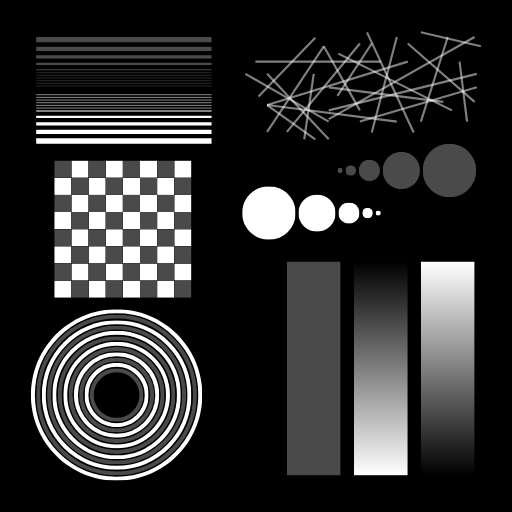
#> input picture source_images/Synthetic512.png, 512 x 512 px, found by its file name
$ jupyter execute --allow-errors denoising.ipynb
#> lines starting #> are read from the running program, lines starting #| are printed output that depends on the picture; after the words box and inside, x2 and y2 are one past the last pixel; in counts of white or black regions, pixels touching at a corner belong together
### modules/optics.py
import numpy as np
import matplotlib.pyplot as plt

# [7 lines left out: function grating, not called in this run]

def normalize(x):
    return (x - np.min(x)) / (np.max(x) - np.min(x))

# [43 lines left out: function fourier_downsample, not called in this run]

def gaussian_psf(size):
    # Calculate sigma based on the size (use size / 6 as a reasonable choice for sigma)
    sigma = size / 6

    # Create coordinate grid centered around 0
    x = np.arange(-(size // 2), size // 2 + 1)
    y = np.arange(-(size // 2), size // 2 + 1)
    X, Y = np.meshgrid(x, y)

    # Calculate Gaussian PSF
    psf = np.exp(-(X**2 + Y**2) / (2 * sigma**2))
    psf /= np.sum(psf)  # Normalize so that the sum is 1

    return psf

# [100 lines left out: functions incoherent_psf, otf_coherent, not called in this run]


def otf_incoherent(images, NA=1.2, wavelength=500, pixelsize=100, show_spectrum=False, compare_analytic=False):
    """
    Computes the Optical Transfer Function (OTF) for an incoherent imaging system
    and applies it as a low-pass filter to the given images in the Fourier domain.

    Parameters:
        images (numpy array): Single image (H, W) or batch of images (N, H, W).
        NA (float): Numerical Aperture of the system.
        wavelength (float): Wavelength of the light in nanometers.
        show_spectrum (bool): If True, displays the filtered spectrum.

    Returns:
        numpy array: The filtered images.
    """
    data_type = images.dtype
    # Ensure input is at least 3D (N, H, W) for batch processing
    single_image = False
    if images.ndim == 2:
        images = images[np.newaxis, ...]  # Convert (H, W) to (1, H, W)
        single_image = True

    N, H, W = images.shape
    k0 = 2 * np.pi / wavelength
    cutoff = NA * k0  # in radians/nanometer

    # Generate spatial frequency grids in radians/nanometer
    kx = np.fft.fftshift(np.fft.fftfreq(W, d=pixelsize)) * 2 * np.pi
    ky = np.fft.fftshift(np.fft.fftfreq(H, d=pixelsize)) * 2 * np.pi
    KX, KY = np.meshgrid(kx, ky)
    K_squared = KX**2 + KY**2

    # Coherent Transfer Function (binary circular mask)
    CTF = np.zeros_like(K_squared)
    CTF[K_squared <= cutoff**2] = 1

    # Incoherent Transfer Function (OTF)
    cpsf = np.fft.ifft2(np.fft.ifftshift(CTF))
    ipsf = np.abs(cpsf)**2  # Square of the amplitude of the coherent PSF
    OTF = np.abs(np.fft.fftshift(np.fft.fft2(ipsf)))  # Fourier transform of the incoherent PSF
    OTF = OTF / np.max(OTF)  # Normalize

    if compare_analytic:
        f = np.sqrt(K_squared) / (2 * np.pi)  # Convert rad/nm → cyc/nm
        fc = 2*NA / wavelength  # Proper analytic cutoff in cyc/nm

        analytic_otf = np.zeros_like(f)
        mask = f <= fc
        analytic_otf[mask] = (2 / np.pi) * (np.arccos(f[mask] / fc) - (f[mask] / fc) * np.sqrt(1 - (f[mask] / fc)**2))
        analytic_otf = normalize(analytic_otf)

        plt.figure(figsize=(12, 5))
        plt.subplot(1, 2, 1)
        plt.imshow(OTF, cmap='viridis'); plt.title('Numerical OTF')
        plt.colorbar()
        plt.subplot(1, 2, 2)
        plt.imshow(analytic_otf, cmap='viridis'); plt.title('Analytic OTF')
        plt.colorbar()
        plt.suptitle("OTF Comparison (cyc/nm)")
        plt.tight_layout()

        plt.figure()
        plt.plot(kx, OTF[512, :].T, label='Numerical OTF', color='yellow', alpha=0.5)
        # plt.plot(kx, analytic_otf[512, :].T, label='Analytic OTF', color='green', alpha=0.5)
        plt.title('OTF Comparison (1D)')
        plt.xlabel('kx (rad/nm)')
        plt.ylabel('OTF')
        plt.legend()
        plt.tight_layout()

    output_images = np.zeros_like(images, dtype=data_type)
    for i in range(N):
        intensity = images[i]
        fft_intensity = np.fft.fftshift(np.fft.fft2(intensity))  # Compute FFT and shift zero frequency to center

        fft_filtered = fft_intensity * OTF  # Apply OTF
        intensity_filtered = np.abs(np.fft.ifft2(np.fft.ifftshift(fft_filtered)))  # Compute inverse FFT

        # Show filtered spectrum
        if show_spectrum:
            plt.figure()
            plt.imshow(np.log(np.abs(fft_filtered) + 1), extent=[kx[0], kx[-1], ky[0], ky[-1]], cmap='gray')
            plt.title('Filtered Spectrum (log scale)')
            plt.xlabel('kx (rad/nm)')
            plt.ylabel('ky (rad/nm)')
            plt.colorbar()
            plt.tight_layout()
            # plt.show()

        # print(np.imag(filtered_intensity).min(), np.imag(filtered_intensity).max(), np.imag(filtered_intensity).mean())

        output_images[i] = normalize(intensity_filtered)  # Normalize

    return output_images[0] if single_image else output_images

# [146 lines left out: functions display_fourier, frc, radial_profile, compute_true_frc, find_cutoff, frc_map and 2 more, not called in this run]

### OLD CODE ###

'''
def square_lowpass(input_image, factor):
    ft = np.fft.fft2(input_image)
    ft = np.fft.fftshift(ft)
    # plt.figure(figsize=(10, 5))
    # plt.subplot(1, 2, 1)
    # plt.imshow(np.log(np.abs(ft)))
    m, n = ft.shape
    ft = ft[(factor-1)*m//(2*factor):(factor+1)*m//(2*factor),
            (factor-1)*n//(2*factor):(factor+1)*n//(2*factor)]
    # plt.subplot(1, 2, 2)
    # plt.imshow(np.log(np.abs(ft)))
    # plt.show()
    ft = np.fft.ifftshift(ft)
    reconstruct = np.fft.ifft2(ft)  # Inverse FFT
    reconstruct = np.real(reconstruct)
    print(reconstruct.shape, reconstruct.min(), reconstruct.max())
    reconstruct = normalize(reconstruct)
    return reconstruct

def circle_lowpass(images, r):
    """
    Applies a low-pass circular filter in the Fourier domain, crops the result,
    and returns the inverse FFT of the cropped image.

    Parameters:
        images (numpy array): Single image (H, W) or batch of images (N, H, W).
        r (int): Radius of the low-pass filter.

    Returns:
        numpy array: The filtered and cropped images.
    """
    # Ensure input is at least 3D (N, H, W) for batch processing
    single_image = False
    if images.ndim == 2:
        images = images[np.newaxis, ...]  # Convert (H, W) to (1, H, W)
        single_image = True

    N, H, W = images.shape
    H_new, W_new = H // 2, W // 2  # Crop dimensions

    # Prepare output array
    output_images = np.zeros((N, H_new, W_new))

    # Generate circular low-pass filter mask
    y, x = np.ogrid[:H, :W]
    center = (H // 2, W // 2)
    mask = (x - center[1])**2 + (y - center[0])**2 <= r**2

    for i in range(N):
        img = images[i]

        # Compute FFT
        fft_img = np.fft.fftshift(np.fft.fft2(img))  # Shift zero frequency to center

        # Apply circular low-pass filter
        fft_filtered = fft_img * mask

        # Crop to half the size
        fft_cropped = fft_filtered[H_new//2:3*H_new//2, W_new//2:3*W_new//2]

        # Compute inverse FFT
        filtered_image = np.fft.ifft2(np.fft.ifftshift(fft_cropped))
        filtered_image = np.real(filtered_image)

        print(filtered_image.min(), filtered_image.max(), filtered_image.mean())

        # Normalize the filtered image
        output_images[i] = normalize(filtered_image)

    return output_images[0] if single_image else output_images
'''

### modules/noise.py
import numpy as np

def ensure_batch(images):
    return images[None, ...] if images.ndim == 2 else images

def gauss_noise(images, snr=10, seed=2025):
    rng = np.random.default_rng(seed)  # For reproducibility
    noisy_images = []
    msnr = []

    images = ensure_batch(images)  # Add batch dim

    for image in images:
        signal_power = np.mean(image ** 2)
        noise_power = signal_power / snr
        # print(f'{np.sqrt(noise_power):.5f}')
        noise = rng.normal(0, np.sqrt(noise_power), image.shape)
        raw_noisy = image + noise
        noisy_image = np.clip(raw_noisy, 0, 1).astype(np.float32)
        noisy_images.append(noisy_image)

        msnr.append(signal_power / np.mean((raw_noisy - image)**2)) # SNR before clipping
        # print('Measured gaussian SNR: ', msnr[-1])

    if len(noisy_images) == 1:
        return noisy_images[0], msnr[0]
    else:
        return np.stack(noisy_images), np.array(msnr)


def poisson_noise(images, scale_factor=100 , seed=2025):
    rng = np.random.default_rng(seed)  # For reproducibility
    noisy_images = []
    msnr = []

    images = ensure_batch(images)  # Add batch dim

    for image in images:
        scaled = image * scale_factor
        raw_noisy = rng.poisson(scaled) / scale_factor
        noisy_image = np.clip(raw_noisy, 0, 1).astype(np.float32)
        noisy_images.append(noisy_image)

        signal_power = np.mean(image ** 2)
        msnr.append(signal_power / np.mean((raw_noisy - image)**2)) # SNR before clipping
        # print('Measured gaussian SNR: ', msnr[-1])

    if len(noisy_images) == 1:
        return noisy_images[0], msnr[0]
    else:
        return np.stack(noisy_images), np.array(msnr)

def salt_pepper_noise(images, snr=10, seed=2025):
    rng = np.random.default_rng(seed)  # For reproducibility
    noisy_images = []
    msnr = []

    images = ensure_batch(images)  # Add batch dim

    for image in images:
        signal_power = np.mean(image ** 2)
        mu = np.mean(image)
        noise_per_pixel = signal_power - mu + 0.5
        density = min(1.0, signal_power / (snr * noise_per_pixel + 1e-8)) # lower density = higher SNR

        noisy_image = image.copy()
        num_pixels = image.size
        num_salt = int(density * num_pixels / 2)
        num_pepper = int(density * num_pixels / 2)

        # Generate random pixel indices
        salt_coords = tuple(rng.integers(0, dim, num_salt) for dim in image.shape)
        pepper_coords = tuple(rng.integers(0, dim, num_pepper) for dim in image.shape)

        noisy_image[salt_coords] = 1  # Salt noise (white)
        noisy_image[pepper_coords] = 0  # Pepper noise (black)

        noisy_images.append(noisy_image.astype(np.float32))
        msnr.append(signal_power / np.mean((noisy_image - image)**2))
        # print('Measured gaussian SNR: ', msnr[-1])

    if len(noisy_images) == 1:
        return noisy_images[0], msnr[0]
    else:
        return np.stack(noisy_images), np.array(msnr)

def mix_noise(images, snr=10, seed=2025):
    noisy_images = []
    msnr = []

    images = ensure_batch(images)  # Add batch dim

    gauss_snr = 3*snr
    poisson_scale = 6*snr
    sp_snr = 3*snr

    for image in images:
        p, _ = poisson_noise(image, scale_factor=poisson_scale, seed=seed)
        g, _ = gauss_noise(p, gauss_snr, seed=seed)
        s, _ = salt_pepper_noise(g, sp_snr, seed=seed)
        noisy_images.append(s.astype(np.float32))

        signal_power = np.mean(image ** 2)
        msnr.append(signal_power / np.mean((s - image)**2))
        # print('Measured gaussian SNR: ', msnr[-1])

    if len(noisy_images) == 1:
        return noisy_images[0], msnr[0]
    else:
        return np.stack(noisy_images), np.array(msnr)

### denoising.ipynb
[cell 1]
import numpy as np
import pandas as pd
import matplotlib.pyplot as plt
import skimage as ski
import bm3d
import os
import importlib
import modules.optics as op
from modules.noise import gauss_noise, poisson_noise, salt_pepper_noise, mix_noise

[cell 2]
plt.set_cmap('gray')

synthetic = ski.img_as_float(ski.color.rgb2gray(ski.io.imread('source_images\Synthetic512.png')))

# synthetic_circles = ski.transform.resize(ski.color.rgb2gray(ski.io.imread('source_images\Synthetic_circles.png')[:, :, :3]), (512, 512), anti_aliasing=True)
# print(synthetic_circles.shape, synthetic_circles.min(), synthetic_circles.max())
# synthetic = synthetic_circles

synthetic256 = op.otf_incoherent(synthetic, NA=1.2, wavelength=680, pixelsize=100)
#> the loop in otf_incoherent, `for i in range(N):` made 1 pass
#> pass 1, in otf_incoherent, `intensity_filtered = np.abs(np.fft.ifft2(np.fft.ifftshift(fft_filtered..`:
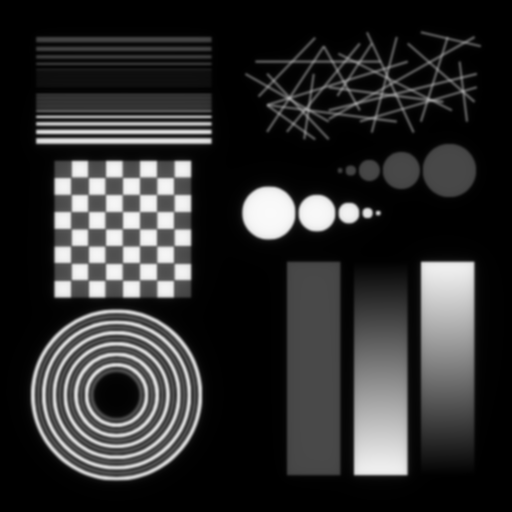
#> intensity_filtered: shape (512, 512) float64; min 0.00126, max 0.981, mean 0.185
fig, ax = plt.subplots(1, 2, figsize=(10, 5))
ax[0].imshow(synthetic)
ax[0].set_title("Original")
ax[0].axis('off')
ax[1].imshow(synthetic256)
ax[1].set_title("Widefield")
ax[1].axis('off')
plt.show()
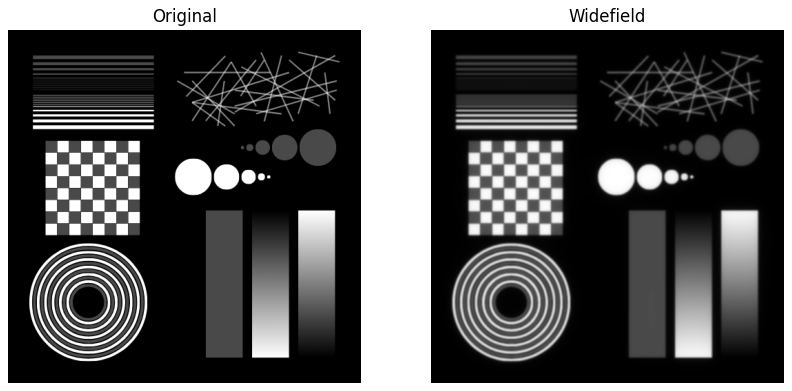
#> figure drawn by matplotlib, 2 panels

#> (a cell that did not finish here is left out)

[cell 4]
# Adding structured illumination
synthetic_grated = np.zeros((9, synthetic.shape[0], synthetic.shape[1]))

#> (the rest of this cell did not finish here and is left out)

[cell 5]
# Add noise to the images
percentage = 0.1
folder_path = 'output_images/simple_circles'
synthetic_grated_gaussian = gauss_noise(synthetic_grated, percentage)
#> the loop in gauss_noise, `for image in images:` made 9 passes
#> after the loop in gauss_noise, `for image in images:`: msnr = [nan, nan, nan, nan, nan, nan, nan, nan, nan]; noisy_images = 9 items
synthetic_grated_poisson = poisson_noise(synthetic_grated, percentage)
#> the loop in poisson_noise, `for image in images:` made 9 passes
#> after the loop in poisson_noise, `for image in images:`: msnr = [nan, nan, nan, nan, nan, nan, nan, nan, nan]; noisy_images = 9 items
synthetic_grated_saltpepper = salt_pepper_noise(synthetic_grated, percentage)
#> the loop in salt_pepper_noise, `for image in images:` made 9 passes
#> after the loop in salt_pepper_noise, `for image in images:`: msnr = [nan, nan, nan, nan, nan, nan, nan, nan, nan]; noisy_images = 9 items
synthetic_grated_mix = mix_noise(synthetic_grated, percentage)
#> the loop in mix_noise, `for image in images:` made 9 passes
#> after the loop in mix_noise, `for image in images:`: msnr = [nan, nan, nan, nan, nan, nan, nan, nan, nan]; noisy_images = 9 items

# Apply low-pass filter
#> (the rest of this cell did not finish here and is left out)

synthetic_grated_poisson_256 = op.otf_incoherent(synthetic_grated_poisson, NA=1.2, wavelength=600, pixelsize=100)
synthetic_grated_saltpepper_256 = op.otf_incoherent(synthetic_grated_saltpepper, NA=1.2, wavelength=600, pixelsize=100)
synthetic_grated_mix_256 = op.otf_incoherent(synthetic_grated_mix, NA=1.2, wavelength=600, pixelsize=100)

#> (a cell that did not finish here is left out)

[cell 7]
synthetic_grated_256 = op.otf_incoherent(synthetic_grated) # Ground truth
#> call 3 of otf_incoherent, with images = array of shape (9, 512, 512), NA = 1.2, wavelength = 500, pixelsize = 100, show_spectrum = False, compare_analytic = False
#> in otf_incoherent (call 3), `k0 = 2 * np.pi / wavelength`: k0 = 0.0126
#> in otf_incoherent (call 3), `cutoff = NA * k0`: cutoff = 0.0151
#> in otf_incoherent (call 3), `KX, KY = np.meshgrid(kx, ky)`:
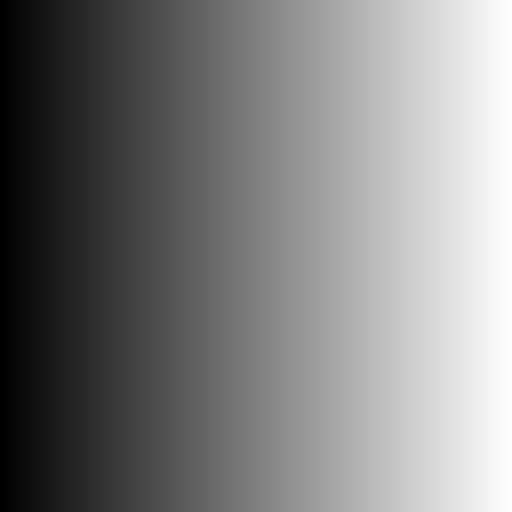
#> KX: shape (512, 512) float64; min -0.0314, max 0.0313, mean -6.14e-05; drawn with min black and max white
#> in otf_incoherent (call 3), `KX, KY = np.meshgrid(kx, ky)`:
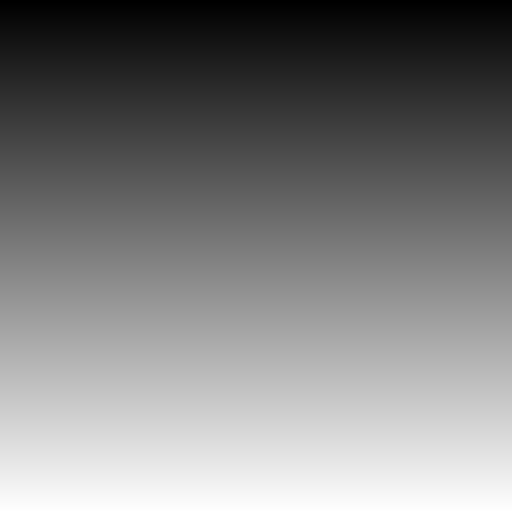
#> KY: shape (512, 512) float64; min -0.0314, max 0.0313, mean -6.14e-05; drawn with min black and max white
#> in otf_incoherent (call 3), `K_squared = KX**2 + KY**2`:
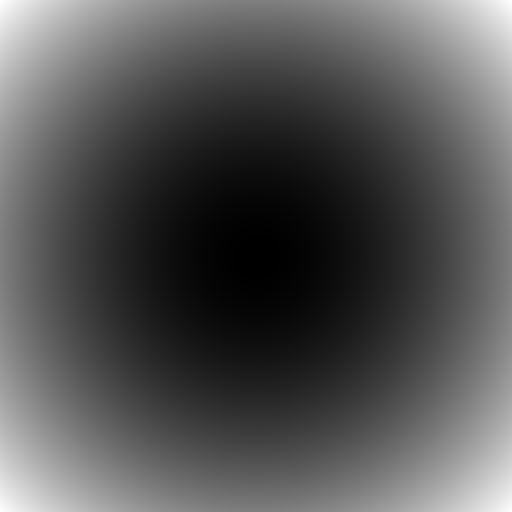
#> K_squared: shape (512, 512) float64; min 0, max 0.00197, mean 0.000658; drawn with min black and max white
#> in otf_incoherent (call 3), `CTF[K_squared <= cutoff**2] = 1`:
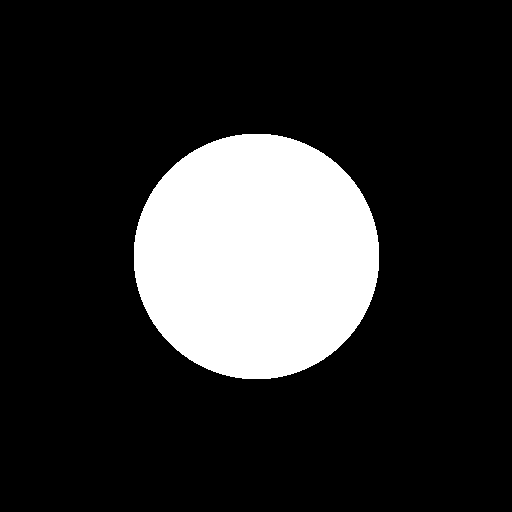
#> CTF: shape (512, 512) float64; values 0 (black) and 1 (white), 18.1% white; 1 white region, box (x1, y1, x2, y2) and area: (134, 134, 379, 379) 47409
#> in otf_incoherent (call 3), `OTF = np.abs(np.fft.fftshift(np.fft.fft2(ipsf)))`:
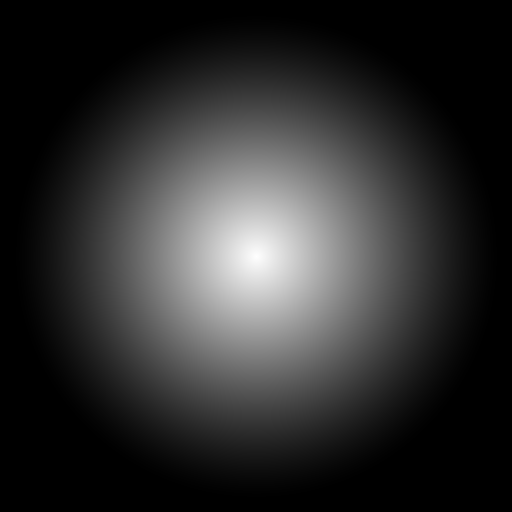
#> OTF: shape (512, 512) float64; min 0, max 0.181, mean 0.0327; drawn with min black and max white
#> (the rest of this cell did not finish here and is left out)

[cell 8]
# Wiener filter
psf = op.gaussian_psf(3)
#> in gaussian_psf, `x = np.arange(-(size // 2), size // 2 + 1)`: x = [-1, 0, 1]
#> in gaussian_psf, `X, Y = np.meshgrid(x, y)`: X = [[-1, 0, 1], [-1, 0, 1], [-1, 0, 1]]; Y = [[-1, -1, -1], [0, 0, 0], [1, 1, 1]]
#> in gaussian_psf, `psf = np.exp(-(X**2 + Y**2) / (2 * sigma**2))`: psf = [[0.0183, 0.135, 0.0183], [0.135, 1, 0.135], [0.0183, 0.135, 0.0183]]
#> in gaussian_psf, `psf /= np.sum(psf)`: psf = [[0.0113, 0.0838, 0.0113], [0.0838, 0.619, 0.0838], [0.0113, 0.0838, 0.0113]]
wiener_synthetic_grated_256 = np.zeros((9, 256, 256))

balance = 0.00001 # 1% 0.0001

#> (the rest of this cell did not finish here and is left out)

[cell 9]
# Total variation filter
tv_synthetic_grated_256 = np.zeros((9, 256, 256))

weight = 0.00001 # 1% 0.0002
#> (the rest of this cell did not finish here and is left out)

[cell 10]
# BM3D filter
bm3d_synthetic_grated_256 = np.zeros((9, 256, 256))
sigma_psd = 0.01 # 1% 0.001
#> (the rest of this cell did not finish here and is left out)

[cell 11]
# Richardson-Lucy filter
rl_synthetic_grated_256 = np.zeros((9, 256, 256))
psf = op.gaussian_psf(3)


#> (the rest of this cell did not finish here and is left out)

#> (a cell that did not finish here is left out)

[cell 13]
# double filtering
# Wiener + RL filter
wiener_rl_synthetic_grated_256 = np.zeros((9, 256, 256))
psf = op.gaussian_psf(3)


for i in range(9):
    wiener_rl_synthetic_grated_256[i] = ski.restoration.richardson_lucy(wiener_synthetic_grated_256[i], psf, num_iter=30)

wiener_rl_PSNR = np.zeros(9)
#> wiener_rl_PSNR = [0, 0, 0, 0, 0, 0, 0, 0, 0]
wiener_rl_SSIM = np.zeros(9)
#> wiener_rl_SSIM = [0, 0, 0, 0, 0, 0, 0, 0, 0]

#> (the rest of this cell did not finish here and is left out)

[cell 14]
# RL + Wiener filter
psf = op.gaussian_psf(3)
rl_wiener_synthetic_grated_256 = np.zeros((9, 256, 256))

balance = 0.00001 # 1% 0.0001

for i in range(9):
    rl_wiener_synthetic_grated_256[i] = ski.restoration.wiener(rl_synthetic_grated_256[i], psf, balance)

rl_wiener_PSNR = np.zeros(9)
#> rl_wiener_PSNR = [0, 0, 0, 0, 0, 0, 0, 0, 0]
rl_wiener_SSIM = np.zeros(9)
#> rl_wiener_SSIM = [0, 0, 0, 0, 0, 0, 0, 0, 0]

#> (the rest of this cell did not finish here and is left out)

[cell 15]
# RL + RL filter
rl_rl_synthetic_grated_256 = np.zeros((9, 256, 256))
psf = op.gaussian_psf(3)


for i in range(9):
    rl_rl_synthetic_grated_256[i] = ski.restoration.richardson_lucy(rl_synthetic_grated_256[i], psf, num_iter=30)

rl_rl_PSNR = np.zeros(9)
#> rl_rl_PSNR = [0, 0, 0, 0, 0, 0, 0, 0, 0]
rl_rl_SSIM = np.zeros(9)
#> rl_rl_SSIM = [0, 0, 0, 0, 0, 0, 0, 0, 0]

#> (the rest of this cell did not finish here and is left out)

[cell 16]
# Wiener + Wiener filter
psf = op.gaussian_psf(3)
wiener_wiener_synthetic_grated_256 = np.zeros((9, 256, 256))

balance = 0.00001 # 1% 0.0001

for i in range(9):
    wiener_wiener_synthetic_grated_256[i] = ski.restoration.wiener(wiener_synthetic_grated_256[i], psf, balance)

wiener_wiener_PSNR = np.zeros(9)
wiener_wiener_SSIM = np.zeros(9)

for i in range(9):
    wiener_wiener_PSNR[i] = ski.metrics.peak_signal_noise_ratio(synthetic_grated_256[i], wiener_wiener_synthetic_grated_256[i])
    wiener_wiener_SSIM[i] = ski.metrics.structural_similarity(synthetic_grated_256[i], wiener_wiener_synthetic_grated_256[i], data_range=1)

print("Wiener + Wiener PSNR: ", np.mean(wiener_wiener_PSNR))
print("Wiener + Wiener SSIM: ", np.mean(wiener_wiener_SSIM))
